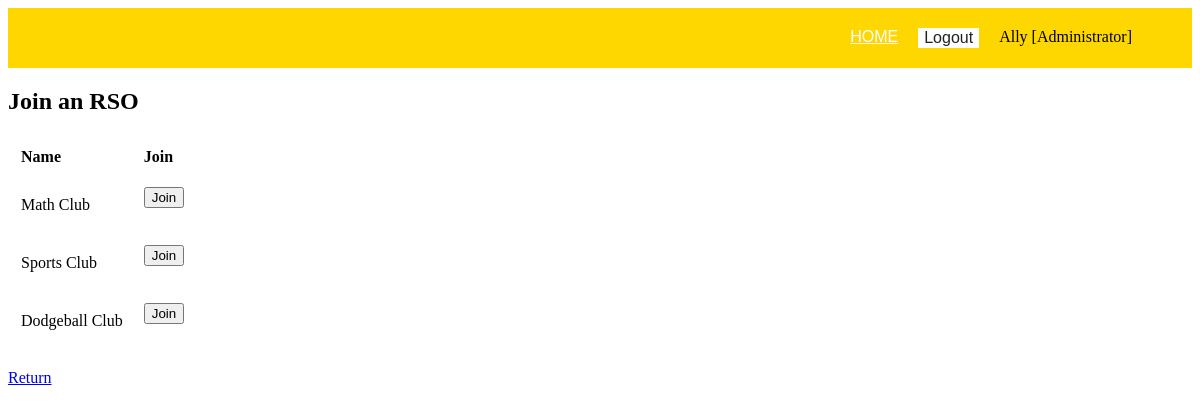
/joinRSO.php (signed in), run on an earlier commit of the app's database.
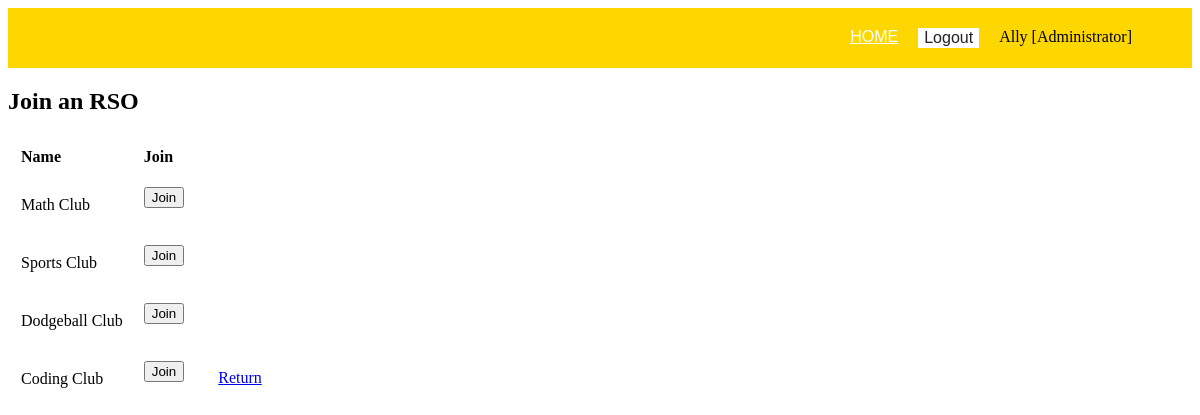
And on a later commit of the database.
### tables this page shows
CREATE TABLE `rso` (
  `rso_id` int(11) NOT NULL,
  `rso_name` varchar(50) DEFAULT NULL,
  `unv_id` int(11) NOT NULL,
  `owner_id` int(11) NOT NULL
);

### includes/functions.inc.php (called while the page is built, shortened)
<?php
	function loggedIn()
	{
		if (isset($_SESSION['logged_in']))
			return true;
			else
				return false;
	}

### joinRSO.php (the view, shortened to what this page needs)
<?php
include ("header.php");
?>
<h2>Join an RSO</h2>
<?php
if (loggedIn () && isset($_SESSION['unv_id'])) {
	include 'dbhandler.php';
	$unv_id = $_SESSION['unv_id'];
	$sql = "SELECT * FROM rso WHERE unv_id ='".$unv_id."'";
	$response = mysqli_query ( $link, $sql );
	if ($response)
	{
		echo '<table align="left"
				cellspacing="5" cellpadding="8">
				<tr><td align="left"><b>Name</b></td>
				<td align="left"><b>Join</b></td>
				</tr>';
		while ( $rso = mysqli_fetch_array ( $response ) ) {
			echo "<tr><td align='left'>";
			echo $rso['rso_name'];
			echo "</td><td align='left'>";
			$query = "SELECT * FROM in_rso WHERE uid='" . $_SESSION ['uid'] . "' AND rso_id = '".$rso['rso_id']."' LIMIT 1";
			$ares = mysqli_query ( $link, $query );
			if(mysqli_num_rows($ares) == 1)
				$inRSO = true;
			else
				$inRSO = false;
			if (!$inRSO)
			{
				echo "<form method='post' action='includes/joinRSO.inc.php'>";
				echo "<input type='submit' name='Join' value='Join'/></form>";
			}
			else
			{
				echo "<form method='post' action='includes/joinRSO.inc.php'>";
				echo "<input type='hidden' name='rso_id' value='" . $rso['rso_id'] . "'/>";
				echo "<input type='submit' name='Leave' value='Leave'/></form>";
			}
			echo "</td><td align='left'></tr>";
		}
		echo '</table>';
	} else
	{
		echo "No RSOs";
	}
} else {
	header ( "Location: index.php" );
}
?>
	<a href="index.php">Return</a>
	</body>

### header.php (shortened to what this page needs)
<?php
	include 'includes/functions.inc.php';
?>
<link rel='stylesheet' type='text/css' href='style.css'>
<header>
<nav>
<ul>
<?php
	echo "<li><a href='index.php'>HOME</a></li>";
	if (loggedIn())
	{
		if (isset($_SESSION['username']))
			echo $_SESSION['username'];
		if (isset($_SESSION['status']))
		{
			if($_SESSION['status'] == 1)
				echo ' [Administrator]';
			else if ($_SESSION['status'] == 2)
				echo ' [Super Administrator]';
		}
		echo "<form method='get' action='includes/logout.inc.php'>
				<button type='submit'>Logout</button>
				</form>";
	}
?>
</ul>
</nav>
</header>

### style.css (style rules this page uses)
header { width: 100%; height: 60px; background-color: #FFD700; }
nav ul { float: right; margin-top: 20px; margin-right: 60px; }
nav ul li { list-style: none; float: left; margin-right: 20px; }
nav ul li a { color: #fff; font-family: Arial; font-size: 16px; }
nav ul form { float: left; }
nav ul form button { float: left; border: none; margin-right: 20px; background-color: #fff; color: #222; font-size: 16px; curson: pointer; }

What changed in the data, as far as the page shows it:
added rso: rso_name "Coding Club"
